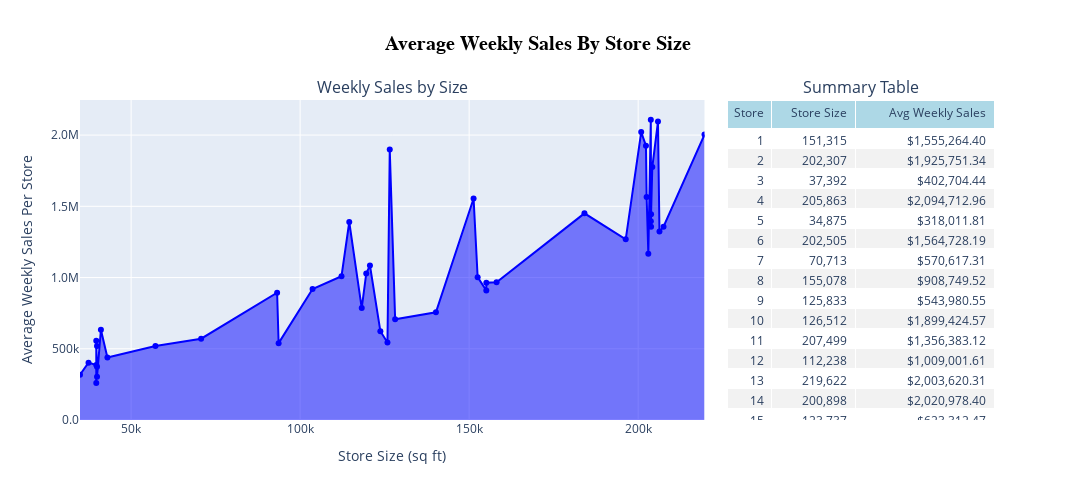

The notebook cell this image was saved under:
### Code cell
# Let's combine the graph and the summary table into a single dashboard-style presentation

# First, set up the overall container for the charts
fig = make_subplots(
    rows=1,
    cols=2,
    column_widths=[0.70, 0.30],
    # vertical_spacing = 0.2, 
    horizontal_spacing=0.025,  # reduce the gutter between col1 and col2
    subplot_titles=("Weekly Sales by Size", "Summary Table"),
    # specs=[[{"type": "xy"}, {"type": "table"}]],
    specs=[
        [{'type':"xy", 't':0, 'b':0}, {"type": "table", 't': 0, 'b': 0}]
    ],

)

# ====================================
# Line Area Chart

# Add the area-style line chart to column 1. We use go.Scatter here instead of px.area.
# Important: sort the data by x-axis values to avoid a "spaghetti" graph.
df_sorted = df.sort_values(by="store_size", ascending=True)

area_trace = go.Scatter(
    x=df_sorted['store_size'],
    y=df_sorted['average_weekly_sales_per_store'],
    mode='lines+markers',         # enables lines with dots on each point
    fill='tozeroy',               # fills the area under the line
    line=dict(color='blue'),
    name="Average Weekly Sales",
    line_shape='linear',
    opacity=0.8,
    # customdata = f"{(FLOOR([[x]]) * 1000)}K" * len(df_subset),
    hovertemplate='Store Size: %{x:,} sq ft<br>Average Weekly Sales: %{y:$,.2f}<extra></extra>'
)

# ====================================
# Summary Table
fig.add_trace(area_trace, row=1, col=1)

# Prepare zebra striping for the summary table
# Alternate row colors: white for even, light gray for odd.
# We build color lists for each column, with the last row (the total row) as white.
fill_colors = [
    ['white' if i % 2 == 0 else '#f2f2f2' for i in range(len(df_weekly_sales) - 1)] + ['white']
    for _ in range(3)
]

# Overwrite the fill color of the final row (the Total row) to a distinct color for emphasis
for i in range(len(fill_colors)):
    fill_colors[i][-1] = 'lavender'

# Add the summary table to column 2
fig.add_trace(
    go.Table(
        columnwidth=[8, 15, 25],
        header=dict(
            values=["Store", "Store Size", "Avg Weekly Sales"],
            fill_color="lightblue",
            align=['right', 'right', 'right']
        ),
        cells=dict(
            values=[df_weekly_sales[col] for col in df_weekly_sales.columns],
            align=["right", "right", "right"],
            fill_color=fill_colors
        )
    ),
    row=1,
    col=2
)

# Final layout adjustments
fig.update_layout(
    height = 500,
    width = 1075,
    title='Average Weekly Sales by Store Size',
    title_x=0.5,
    xaxis_title='Store Size (sq ft)',
    yaxis_title='Average Weekly Sales Per Store',
    yaxis_tickformat=".2s"
)

# Let's make the report title pop a little more
title_font = dict(size=20, family="Helvetica", color='black', weight='bold')
fig.update_layout(title=dict(text='Average Weekly Sales By Store Size', x=0.5, font=title_font))

# fig.add_shape(
#     type="line",
#     x0=-0.20, x1=1.20,
#     y0=1.07, y1=1.07,
#     xref="paper", yref="paper",
#     line=dict(color="blue", width=1),
#     layer="above"
# )

# fig.add_shape(
#     type="line",
#     x0=0.5, x1=0.5,
#     y0=-0.10, y1=1.10,
#     xref="paper", yref="paper",
#     line=dict(color="blue", width=1),
#     layer="above"
# )

fig.show()

### Figure 1 — Plotly figure (JSON) as saved in the notebook; plotly's stock layout.template omitted (floating-point values rounded to 4 significant figures; data arrays with more than 128 entries replaced by an {"elided": "..."} marker saying what was removed)
{"data": [{"fill": "tozeroy", "hovertemplate": "Store Size: %{x:,} sq ft<br>Average Weekly Sales: %{y:$,.2f}<extra></extra>", "line": {"color": "blue", "shape": "linear"}, "mode": "lines+markers", "name": "Average Weekly Sales", "opacity": 0.8, "type": "scatter", "x": [34875, 37392, 39690, 39690, 39690, 39910, 39910, 39910, 41062, 42988, 57197, 70713, 93188, 93638, 103681, 112238, 114533, 118221, 119557, 120653, 123737, 125833, 126512, 128107, 140167, 151315, 152513, 155078, 155083, 158114, 184109, 196321, 200898, 202307, 202505, 203007, 203742, 203750, 203819, 203819, 204184, 205863, 206302, 207499, 219622], "xaxis": "x", "y": [318000.0, 402700.0, 385700.0, 259900.0, 556400.0, 518900.0, 373500.0, 302700.0, 633300.0, 438600.0, 519200.0, 570600.0, 893600.0, 539500.0, 919700.0, 1009000.0, 1390000.0, 786000.0, 1029000.0, 1085000.0, 623300.0, 544000.0, 1899000.0, 706700.0, 756100.0, 1555000.0, 1003000.0, 908700.0, 964100.0, 966800.0, 1451000.0, 1268000.0, 2021000.0, 1926000.0, 1565000.0, 1167000.0, 2108000.0, 1396000.0, 1357000.0, 1445000.0, 1775000.0, 2095000.0, 1324000.0, 1356000.0, 2004000.0], "yaxis": "y"}, {"cells": {"align": ["right", "right", "right"], "fill": {"color": {"elided": "3x46 str values"}}, "values": {"elided": "3x46 str values"}}, "columnwidth": [8, 15, 25], "domain": {"x": [0.7075, 1], "y": [0, 1]}, "header": {"align": ["right", "right", "right"], "fill": {"color": "lightblue"}, "values": ["Store", "Store Size", "Avg Weekly Sales"]}, "type": "table"}], "layout": {"annotations": [{"font": {"size": 16}, "showarrow": false, "text": "Weekly Sales by Size", "x": 0.3412, "xanchor": "center", "xref": "paper", "y": 1, "yanchor": "bottom", "yref": "paper"}, {"font": {"size": 16}, "showarrow": false, "text": "Summary Table", "x": 0.8538, "xanchor": "center", "xref": "paper", "y": 1, "yanchor": "bottom", "yref": "paper"}], "height": 500, "title": {"font": {"color": "black", "family": "Helvetica", "size": 20, "weight": "bold"}, "text": "Average Weekly Sales By Store Size", "x": 0.5}, "width": 1075, "xaxis": {"anchor": "y", "domain": [0, 0.6825], "title": {"text": "Store Size (sq ft)"}}, "yaxis": {"anchor": "x", "domain": [0, 1], "tickformat": ".2s", "title": {"text": "Average Weekly Sales Per Store"}}}}
